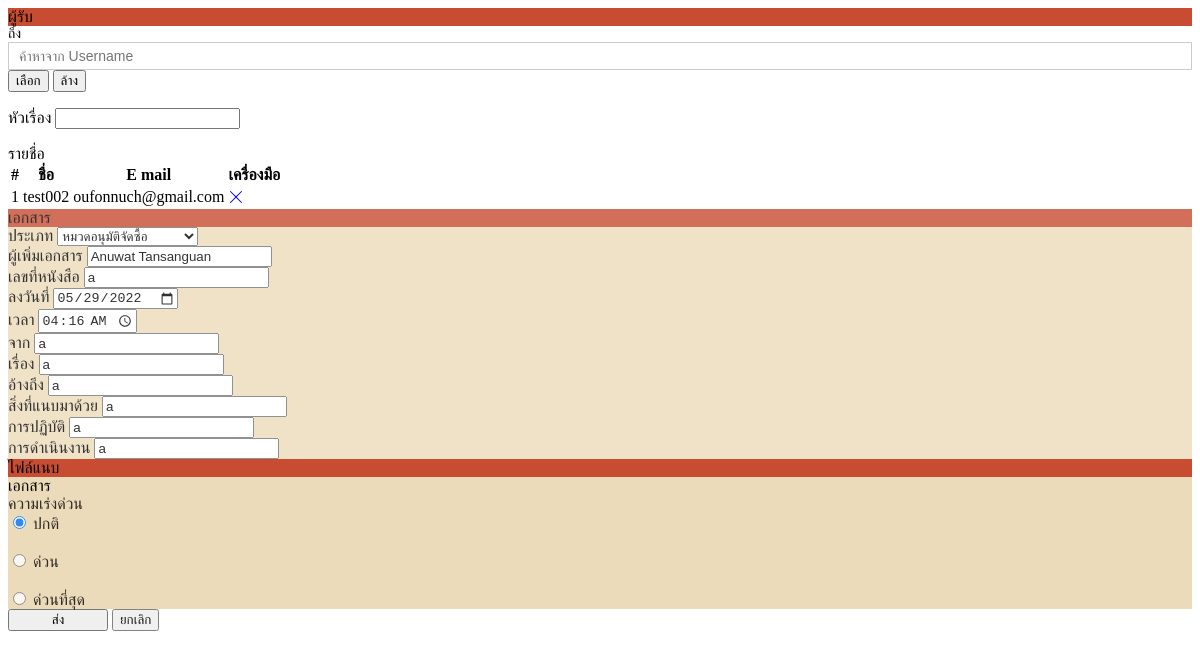
Page /send_mail.php?doc_id=21 on the committed database.
### tables this page shows
CREATE TABLE `send_mail` (
  `send_mail_id` int(11) NOT NULL,
  `user_id` int(11) NOT NULL,
  `doc_id` int(11) NOT NULL,
  `doc_status_id` int(2) NOT NULL DEFAULT 1,
  `doc_traffic_id` int(11) NOT NULL DEFAULT 1
);

CREATE TABLE `user` (
  `user_id` int(11) NOT NULL,
  `user_username` varchar(50) NOT NULL,
  `user_password` varchar(50) NOT NULL,
  `user_name` varchar(30) NOT NULL,
  `user_lineid` varchar(30) NOT NULL,
  `user_email` varchar(100) NOT NULL,
  `user_tel` varchar(10) NOT NULL,
  `post_id` int(11) NOT NULL,
  `dept_id` int(11) NOT NULL,
  `level_id` int(11) NOT NULL
);

CREATE TABLE `document` (
  `doc_id` int(11) NOT NULL,
  `doc_type_id` int(11) NOT NULL,
  `user_id` int(11) NOT NULL,
  `doc_book_number` varchar(30) NOT NULL,
  `doc_date` varchar(15) NOT NULL,
  `doc_time` varchar(10) NOT NULL,
  `doc_from` varchar(30) NOT NULL,
  `doc_topic` varchar(150) NOT NULL,
  `doc_refer_to` varchar(30) NOT NULL,
  `doc_attach` varchar(20) NOT NULL,
  `doc_handle` varchar(30) NOT NULL,
  `doc_action` varchar(30) NOT NULL,
  `doc_urgency` varchar(50) NOT NULL,
  `doc_status` varchar(20) NOT NULL,
  `doc_traffic_id` int(11) NOT NULL,
  `doc_des` varchar(255) NOT NULL,
  `doc_to` varchar(50) NOT NULL
);

### send_mail.php (the view, shortened to what this page needs)
<?php
$doc_id = $_GET['doc_id'];
$sql = "SELECT * FROM `document` WHERE `doc_id` = $doc_id";
$result = mysqli_query($conn, $sql);
$row = mysqli_fetch_assoc($result);
$user_id = $row['user_id'];
$sql_user = "SELECT * FROM `user` WHERE `user_id` = $user_id";
$result_user =  mysqli_query($conn, $sql_user);
$row_user = mysqli_fetch_assoc($result_user);
$user_name = $row_user['user_name'];
?><style>
<div class="row">
    <div class="col-12 fs-4 text-center text-white " style="background-color:#C84C32;">ผู้รับ</div>
    <div class="col-6 shadow p-3 mb-5 bg-white">
        <div class="row">
            <div class="col-12 md-2 d-flex">
                <div class="row">
                    <form action="backend/admin/add_user_for_mail.php" method="post" class="col-12">
                        <div class="row">
                            <div class="col-12">
                                <div class="search-box">
                                    <label for="to" class="col-form-label">ถึง</label>
                                    <input type="text" class="form-control" autocomplete="off" name="to" id="to" placeholder="ค้าหาจาก Username" aria-describedby="basic-addon2" />
                                </div>
                            </div>
                            <div class="col-12 md-2 mt-3 d-flex justify-content-end">
                                <button class="btn btn-primary m-1" type="submit" id="button-addon2">เลือก</button>
                                <button class=" btn btn-outline-danger m-1" type="reset" id="button-addon2">ล้าง</button>
                            </div>
                        </div>
                    </form>
                </div>
            </div>
            <form class="needs-validation" action="#" method="post" enctype="multipart/form-data" novalidate>
                <div class="col-12 md-2 mb-1">
                    <label for="subject" class="col-form-label">หัวเรื่อง</label>
                    <input type="text" name="subject" id="subject" class="form-control">
                </div>
        </div>
    </div>
    <div class="col-6 shadow p-3 mb-5 bg-white">
        <div class="col-12">
            <label for="list" class="col-form-label">รายชื่อ</label>
        </div>
        <div class="col-12">
            <div class="row">
                <div class="col-12 table-responsive border">
                    <?php
                    $send_mail = "SELECT * FROM `send_mail` WHERE `doc_id` = $doc_id";
                    $qry_send_mail = mysqli_query($conn, $send_mail);
                    $i = 1;
                    $user_email = array();
                    $send_email_id = array();
                    if (mysqli_num_rows($qry_send_mail) > 0) { ?>
                        <table class="table table-striped table-sm">
                            <thead>
                                <tr>
                                    <th>#</th>
                                    <th>ชื่อ</th>
                                    <th>E mail</th>
                                    <th>เครื่องมือ</th>
                                </tr>
                            </thead>
                            <tbody class="fs-6">
                                <?php while ($row_send_mail = mysqli_fetch_assoc($qry_send_mail)) {
                                    $sm_user_id =  $row_send_mail['user_id'];
                                    $sql_get_username = "SELECT * FROM `user` WHERE `user_id` = $sm_user_id";
                                    $sm_username = mysqli_fetch_assoc(mysqli_query($conn, $sql_get_username))['user_username'];
                                    $sm_email = mysqli_fetch_assoc(mysqli_query($conn, $sql_get_username))['user_email'];
                                    array_push($user_email, $sm_email);
                                    array_push($send_email_id, $row_send_mail['send_mail_id']);
                                ?>
                                    <tr>
                                        <td><?php echo $i; ?></td>
                                        <td><?php echo $sm_username; ?></td>
                                        <td><?php echo $sm_email; ?></td>
                                        <td class="text-center">
                                            <a href="backend/admin/del_user_send.php?doc_id=<?php echo $row_send_mail['doc_id'] ?>&send_mail_id=<?php echo $row_send_mail['send_mail_id'] ?>">
                                            </a>
                                        </td>
                                    </tr>
                                <?php
                                    $i++;
                                } ?>
                            </tbody>
                        </table>
                    <?php
                    } else {
                        echo "<div class='fw-6 fw-bold text-center mt-3'> ไม่พบการส่งหนังสือ </div>";
                    }
                    ?>
                </div>
            </div>
        </div>
    </div>
    <div class=" col-8 p-1 shadow p-3 mb-5 bg-white" style="background-color: #ECDBBA;pointer-events: none;opacity: 0.8;">
        <div class="col-12 fs-4 text-center text-white " style="background-color:#C84C32;">เอกสาร</div>
        <div class="row">
            <div class="col-6 md-2 ">
                <label for="category" class="col-form-label">ประเภท</label>
                <select id="category" name="category" class="form-select form-control">
                    <?php
                    $sql_doc_type = "SELECT * FROM `doc_type`";
                    $result_doc_type = mysqli_query($conn, $sql_doc_type);
                    while ($row_doc_type = mysqli_fetch_assoc($result_doc_type)) {
                    ?>
                        <option><?php echo $row_doc_type['doc_type'] ?></option>
                    <?php } ?>
                </select>
            </div>
            <div class="col-6 md-2">
                <label for="id" class="col-form-label">ผู้เพิ่มเอกสาร</label>
                <input type="text" name="id" id="id" class="form-control" value="<?php echo $user_name ?>" required>
            </div>
            <div class="col-6 md-2">
                <label for="no" class="col-form-label">เลขที่หนังสือ</label>
                <input type="text" name="no" id="no" class="form-control" value="<?php echo $row['doc_book_number'] ?>" required>
            </div>
            <div class="col-3 md-2">
                <label for="date" class="col-form-label">ลงวันที่</label>
                <input type="date" name="date" id="date" class="form-control" value="<?php echo $row['doc_date'] ?>" required>
            </div>
            <div class="col-3 md-2">
                <label for="time" class="col-form-label">เวลา</label>
                <input type="time" name="time" id="time" class="form-control" value="<?php echo $row['doc_time'] ?>" required>
            </div>
            <div class="col-12">
                <label for="from" class="col-form-label">จาก</label>
                <input type="text" name="from" id="from" class="form-control" value="<?php echo $row['doc_from'] ?>" required>
            </div>
            <div class="col-12">
                <label for="topic" class="col-form-label">เรื่อง</label>
                <input type="text" name="topic" id="topic" class="form-control" value="<?php echo $row['doc_topic'] ?>" required>
            </div>
            <div class="col-4 md-2">
                <label for="refer_to" class="col-form-label">อ้างถึง</label>
                <input type="text" name="refer_to" id="refer_to" class="form-control" value="<?php echo $row['doc_refer_to'] ?>" required>
            </div>
            <div class="col-8 md-2">
                <label for="att" class="col-form-label">สิ่งที่แนบมาด้วย</label>
                <input type="text" name="att" id="att" class="form-control" value="<?php echo $row['doc_attach'] ?>" required>
            </div>
            <div class="col-5 md-2">
                <label for="action" class="col-form-label">การปฏิบัติ</label>
                <input type="text" name="action" id="action" class="form-control" value="<?php echo $row['doc_handle'] ?>" required>
            </div>
            <div class="col-7 md-2">
                <label for="handle" class="col-form-label">การดำเนินงาน</label>
                <input type="text" name="handle" id="handle" class="form-control" value="<?php echo $row['doc_action'] ?>" required>
            </div>
        </div>
    </div>
    <div class="col-4 shadow p-3 mb-5 bg-white" style="background-color: #ECDBBA;">
        <div class="col-12 fs-4 text-center text-white " style=" background-color:#C84C32;">ไฟล์แนบ</div>
        <label class="md-3">เอกสาร</label>
        <div class="col-12" style="pointer-events: none;opacity: 0.8;">
            <label for="urgency" class="col-form-label">ความเร่งด่วน</label>
            <br>
            <div class="form-check form-check-inline">
                <input class="form-check-input" type="radio" name="urgency" id="inlineRadio1" value="urgen_normal" checked>
                <label class="form-check-label" for="inlineRadio1">ปกติ</label>
            </div>
            <br>
            <div class="form-check form-check-inline">
                <input class="form-check-input" type="radio" name="urgency" id="inlineRadio2" value="urgen">
                <label class="form-check-label" for="inlineRadio2">ด่วน</label>
            </div>
            <br>
            <div class="form-check form-check-inline">
                <input class="form-check-input" type="radio" name="urgency" id="inlineRadio3" value="urgen_ASAP">
                <label class="form-check-label" for="inlineRadio3">ด่วนที่สุด</label>
            </div>
        </div>
    </div>
    <div class="d-flex justify-content-center mt-3">
        <button class="btn btn-primary rounded-pill me-3" name="submit" style="width:100px" type="submit">ส่ง</button>
        <button class="btn btn-danger rounded-pill" style="opacity: 0.9;" onclick="window.location.href='?q=send&page=1'" type="button">ยกเลิก</button>
    </div>
</div>

### send_mail.php (style rules this page uses)
.search-box { width: 100%; position: relative; display: inline-block; font-size: 14px; }
.search-box input[type="text"] { padding: 5px 10px; border: 1px solid #CCCCCC; font-size: 14px; }
.search-box input[type="text"], .result { width: 100%; box-sizing: border-box; }

### rows in the picture
send_mail: user.user_username "test002", user.user_email "oufonnuch@gmail.com"
user: id "Anuwat Tansanguan"
document: no "a", date "05/29/2022", time "04:16", from "a", topic "a", refer_to "a", att "a", action "a", handle "a"

### other values in the picture
form field category "หมวดอนุมัติจัดซื้อ"
